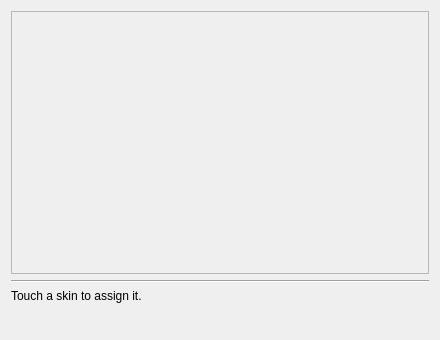
<?xml version="1.0" encoding="UTF-8"?>
<ui version="4.0">
 <class>TouchAssignmentPanel</class>
 <widget class="QWidget" name="TouchAssignmentPanel">
  <property name="geometry">
   <rect><x>0</x><y>0</y><width>440</width><height>340</height></rect>
  </property>
  <property name="windowTitle">
   <string>Assign skins on touch</string>
  </property>
  <layout class="QVBoxLayout" name="verticalLayout">
   <item>
    <widget class="QScrollArea" name="skin_scroll">
     <property name="whatsThis"><string>The skins waiting to be matched to physical hardware. Touch a skin on the robot and it is assigned to the highlighted entry here, so the layout lines up with the real boards.</string></property>
     <property name="maximumHeight">
      <number>200</number>
     </property>
     <property name="widgetResizable">
      <bool>true</bool>
     </property>
     <widget class="QWidget" name="skin_scroll_contents">
      <property name="geometry">
       <rect><x>0</x><y>0</y><width>420</width><height>196</height></rect>
      </property>
      <layout class="QVBoxLayout" name="skin_rows_layout">
       <property name="spacing">
        <number>2</number>
       </property>
      </layout>
     </widget>
    </widget>
   </item>
   <item>
    <widget class="QFrame" name="separator">
     <property name="frameShape">
      <enum>QFrame::Shape::HLine</enum>
     </property>
     <property name="frameShadow">
      <enum>QFrame::Shadow::Sunken</enum>
     </property>
    </widget>
   </item>
   <item>
    <widget class="QLabel" name="prompt_label">
     <property name="text">
      <string>Touch a skin to assign it.</string>
     </property>
     <property name="wordWrap">
      <bool>true</bool>
     </property>
    </widget>
   </item>
   <item>
    <widget class="QLabel" name="pending_label">
     <property name="text">
      <string/>
     </property>
     <property name="visible">
      <bool>false</bool>
     </property>
    </widget>
   </item>
   <item>
    <widget class="QWidget" name="btn_row" native="true">
     <layout class="QHBoxLayout" name="btn_layout">
      <property name="spacing">
       <number>4</number>
      </property>
      <property name="leftMargin">
       <number>0</number>
      </property>
      <property name="topMargin">
       <number>0</number>
      </property>
      <property name="rightMargin">
       <number>0</number>
      </property>
      <property name="bottomMargin">
       <number>0</number>
      </property>
     </layout>
    </widget>
   </item>
  </layout>
 </widget>
 <resources/>
 <connections/>
</ui>
